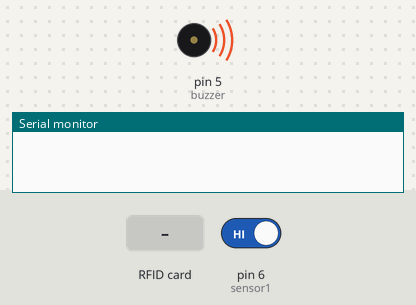
Bench run of a sketch on a simulated Arduino Uno, built with avr-gcc and run on an emulated ATmega328P. On the bench: buzzer (waves = sounding, pin HIGH), the last lines printed to the serial monitor. The inputs (shaded band) are chosen by the test bench; at power-on: pin 6 (sensor1) HIGH. Pins used as bus, display or sensor lines are not drawn.

Above: at 0.1 s.
At 1.3 s:
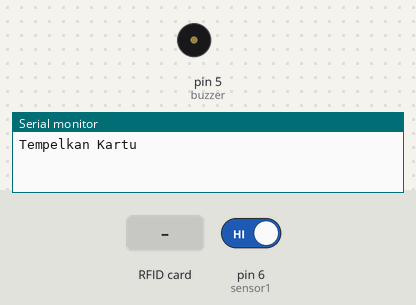
1.4 s: RFID card 5E 7A 19 C4 held to the reader
Timing chart, 0 to 4.4 s (numbered marks = the images above; inputs shaded):
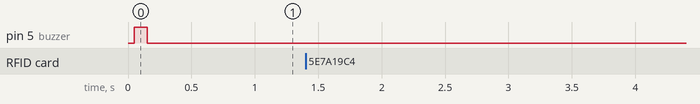

The sketch:

10_LCD_Challange.ino
```cpp
#include <SPI.h>
#include <MFRC522.h>

String uidString;

int buzzer = 5;
int sensor1 = 6;
int kunci1 = LOW;

#define SS_PIN 10
#define RST_PIN 9
MFRC522 mfrc522(SS_PIN, RST_PIN);

void setup() {
  Serial.begin(9600);
  pinMode(buzzer, OUTPUT);
  pinMode(sensor1, INPUT);
  SPI.begin();
  mfrc522.PCD_Init();
  bunyibuzzeroke();
  Serial.println("Tempelkan Kartu");

  // put your setup code here, to run once:

}

void loop() {

  //Serial.println(bacaSensor1);
  if ( mfrc522.PICC_IsNewCardPresent() and kunci1==0 ) {
    readRFID();
    Serial.print("Tag UID: ");
    Serial.println(uidString);
    if(uidString == "8A-B0-C1-15"){
      bunyibuzzeroke();
      Serial.println("Berhasil");
      Serial.println("Gerbang Buka");
      delay(1000);
      Serial.println("Silahkan Masuk!");
      kunci1 = 1;
    }
    else if(uidString == "2F-3F-C9-95" ){
      bunyibuzzeroke();
      Serial.println("Berhasil");
      Serial.println("Gerbang Buka");
      delay(1000);
      Serial.println("Silahkan Masuk!");
      kunci1 = 1;
    }else{
      Serial.println("Gagal");
      bunyibuzzergagal();
    }
  }

  int bacaSensor1 = digitalRead(sensor1);

  if (bacaSensor1 == 0 and kunci1 == 1){
  bunyibuzzeroke();
  Serial.println ("Palang Tertutup");
  Serial.println (" ");
  delay(2000);
  Serial.println ("Tempelkan Kartu");
  kunci1=0;
}

}

  // put your main code here, to run repeatedly:
void readRFID(){
  mfrc522.PICC_ReadCardSerial();

  uidString = String(mfrc522.uid.uidByte[0],HEX) + "-" +
              String(mfrc522.uid.uidByte[1],HEX) + "-" +
              String(mfrc522.uid.uidByte[2],HEX) + "-" +
              String(mfrc522.uid.uidByte[3],HEX);
              uidString.toUpperCase();
}


void bunyibuzzeroke(){
  digitalWrite(buzzer,HIGH);
  delay(100);
  digitalWrite(buzzer,LOW);
}

void bunyibuzzergagal(){
  digitalWrite(buzzer,LOW);
}
```
